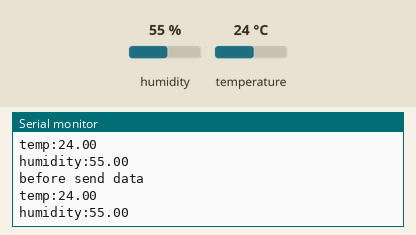
A sketch run on a simulated Arduino Uno, built with avr-gcc and run on an emulated ATmega328P. On the bench: the last lines printed to the serial monitor. The inputs (shaded band) are chosen by the test bench; at power-on: humidity 55 %, temperature 24 °C.

Above: at 5.8 s.
5.9 s: humidity set to 22 %
At 11.4 s:
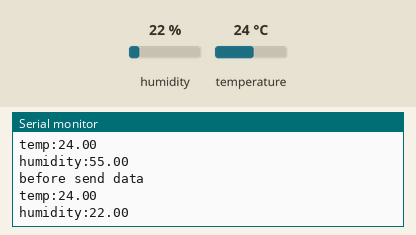
11.9 s: temperature set to 12 °C
At 16.1 s:
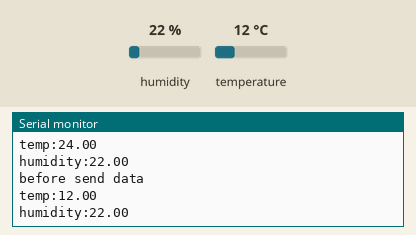
17.9 s: humidity set to 40 %
At 20.8 s:
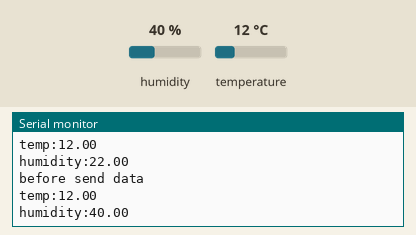
Timing chart, 0 to 22.3 s (numbered marks = the images above; inputs shaded):
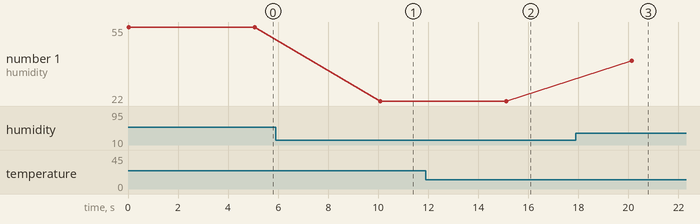

The sketch:

test.dht.ino
```cpp
#include <SPI.h>
#include "dht.h"

#define dht_apin A0

dht DHT;

void setup(){
  Serial.begin(9600);
}

void loop()
{
  Serial.println("before send data");
  DHT.read11(dht_apin);
  Serial.print("temp:");
  Serial.println(DHT.temperature);
  Serial.print("humidity:");
  Serial.println(DHT.humidity);
  delay(5*1000);
}
```

Measured:
- after the input at 5.9 s, the serial monitor: prints a new line after 4.2 s (image 1)
- after the input at 11.9 s, the serial monitor: prints a new line after 3.2 s (image 2)
- after the input at 17.9 s, the serial monitor: prints a new line after 2.2 s (image 3)
- plotted number 1: 55 → 22 after the input at 5.9 s, 22 → 40 after the input at 17.9 s
